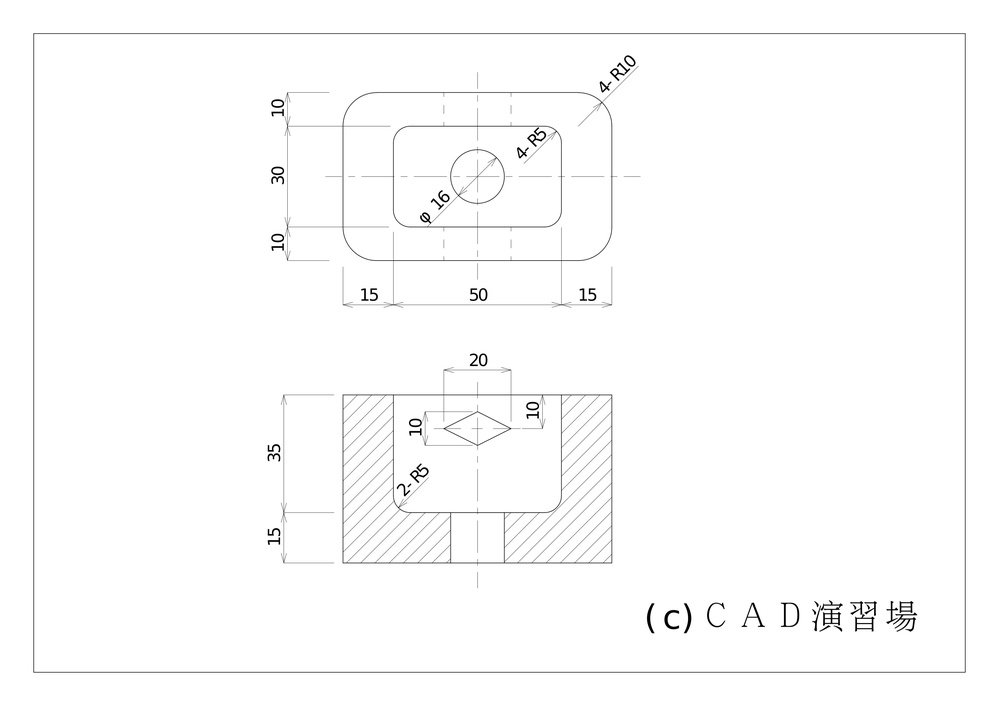
#> input picture backend/media/documents/g5-3.jpg, 999 x 706 px, shrunk from 3289 x 2325 before the run
$ python -i image_processor2.py   (imports and definitions only)
#> lines starting #> are read from the running program, lines starting #| are printed output that depends on the picture
import fitz  # pymupdf
import cv2
import numpy as np
from PIL import Image
import os

class ImageProcessor:
    """
    يستقبل PDF أو JPG أو PNG
    يرجع صورة نظيفة جاهزة لـ Gemini
    """

    SUPPORTED_FORMATS = [".pdf", ".png", ".jpg", ".jpeg"]

    def __init__(self, dpi: int = 300):
        self.dpi = dpi  # دقة تحويل PDF → صورة

    # ─────────────────────────────────────────
    # الدالة الرئيسية — هي التي ستستدعيها دائماً
    # ─────────────────────────────────────────
    def process(self, file_path: str) -> list[Image.Image]:
        """
        المدخل : مسار الملف (PDF/PNG/JPG)
        المخرج : قائمة صور PIL جاهزة لـ Gemini
        """
        if not os.path.exists(file_path):
            raise FileNotFoundError(f"الملف غير موجود: {file_path}")

        ext = os.path.splitext(file_path)[1].lower()

        if ext not in self.SUPPORTED_FORMATS:
            raise ValueError(f"صيغة غير مدعومة: {ext}")

        if ext == ".pdf":
            images = self._pdf_to_images(file_path)
        else:
            images = self._load_image(file_path)

        # تنظيف وتحسين كل صورة
        processed = [self._enhance(img) for img in images]

        print(f"✅ تمت المعالجة: {len(processed)} صورة من '{os.path.basename(file_path)}'")
        return processed

    # ─────────────────────────────────────────
    # PDF → قائمة صور
    # ─────────────────────────────────────────
    def _pdf_to_images(self, pdf_path: str) -> list[Image.Image]:
        images = []
        doc = fitz.open(pdf_path)
        zoom = self.dpi / 72  # 72 هو الـ DPI الافتراضي لـ PDF
        matrix = fitz.Matrix(zoom, zoom)

        for page_num in range(len(doc)):
            page = doc[page_num]
            pixmap = page.get_pixmap(matrix=matrix)
            img = Image.frombytes("RGB", [pixmap.width, pixmap.height], pixmap.samples)
            images.append(img)
            print(f"  → صفحة {page_num + 1}/{len(doc)} تم تحويلها")

        doc.close()
        return images

    # ─────────────────────────────────────────
    # JPG/PNG → قائمة صورة واحدة
    # ─────────────────────────────────────────
    def _load_image(self, image_path: str) -> list[Image.Image]:
#> called with image_path = '../../media/documents/g5-3.jpg'
        img = Image.open(image_path).convert("RGB")
#> in process, `images = self._load_image(file_path)`: images = 1 item
        return [img]

    # ─────────────────────────────────────────
    # تحسين جودة الصورة للـ OCR والـ Vision
    # ─────────────────────────────────────────
    def _enhance(self, pil_image: Image.Image) -> Image.Image:
        # PIL → OpenCV
        img_cv = cv2.cvtColor(np.array(pil_image), cv2.COLOR_RGB2BGR)

        # تحويل لـ Grayscale
        gray = cv2.cvtColor(img_cv, cv2.COLOR_BGR2GRAY)
#> gray is the input picture: shape (706, 999); min 0, max 255, mean 251.9

        # رفع التباين
        clahe = cv2.createCLAHE(clipLimit=2.0, tileGridSize=(8, 8))
        enhanced = clahe.apply(gray)

        # إزالة الضوضاء
        denoised = cv2.fastNlMeansDenoising(enhanced, h=10)

        # تحسين الحدة
        kernel = np.array([[0, -1, 0],
                           [-1, 5, -1],
                           [0, -1, 0]])
        sharpened = cv2.filter2D(denoised, -1, kernel)
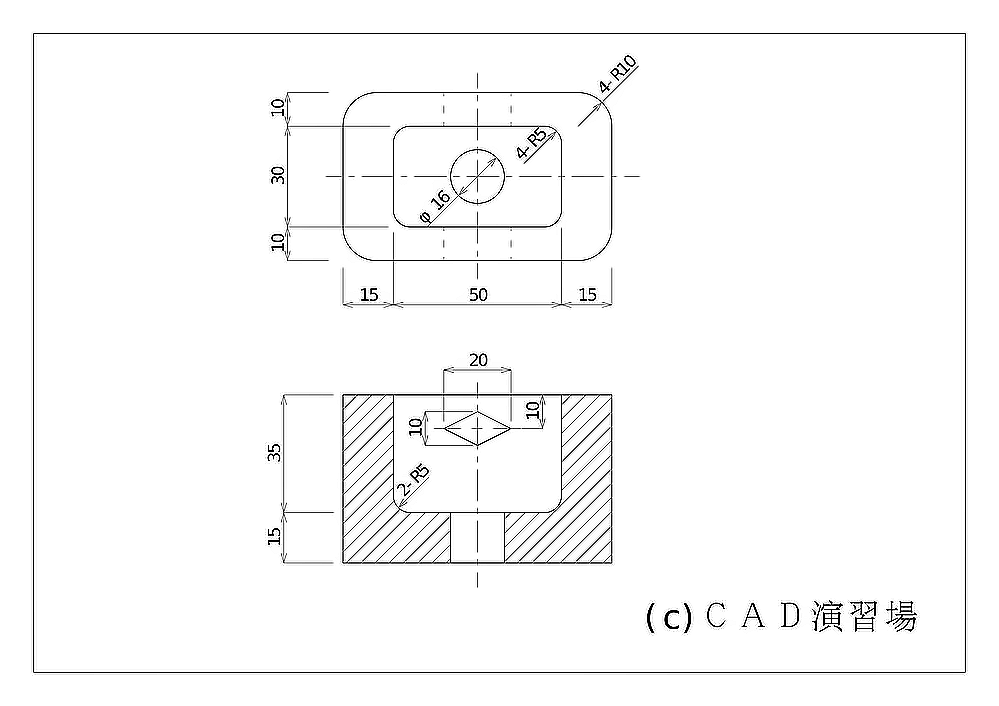
#> sharpened: shape (706, 999); min 0, max 255, mean 249.3

        # OpenCV → PIL
        result = Image.fromarray(sharpened)
        return result

    # ─────────────────────────────────────────
    # حفظ الصور المعالجة (اختياري للمراجعة)
    # ─────────────────────────────────────────
    def save(self, images: list[Image.Image], output_dir: str, prefix: str = "page") -> list[str]:
        os.makedirs(output_dir, exist_ok=True)
        paths = []
        for i, img in enumerate(images):
            path = os.path.join(output_dir, f"{prefix}_{i+1}.png")
            img.save(path)
            paths.append(path)
            print(f"  💾 حُفظت: {path}")
        return paths

>>> result = ImageProcessor().process('../../media/documents/g5-3.jpg')
#| ✅ تمت المعالجة: 1 صورة من 'g5-3.jpg'
#> result = 1 item

$ run again, on backend/media/documents/p29-03.jpg
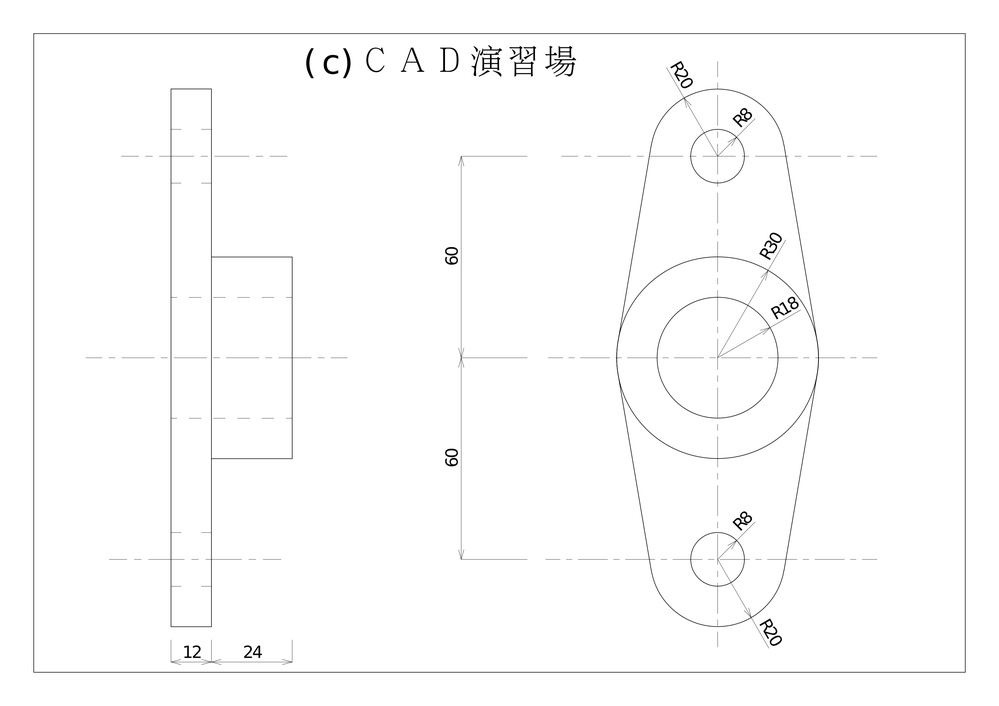
#> input picture backend/media/documents/p29-03.jpg, 999 x 706 px, shrunk from 3289 x 2325 before the run
#> images = 1 item
#> in _enhance, gray is the input picture: shape (706, 999); min 0, max 255, mean 252
#> in _enhance, `sharpened = cv2.filter2D(denoised, -1, kernel)`:
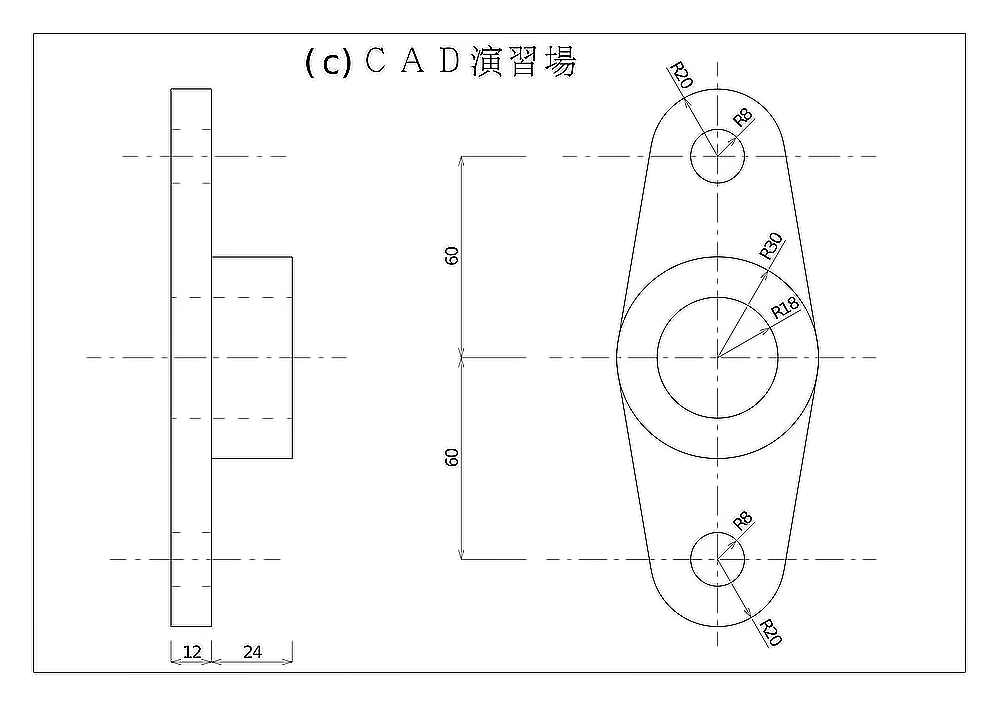
#> sharpened: shape (706, 999); min 0, max 255, mean 249.8
#| ✅ تمت المعالجة: 1 صورة من 'p29-03.jpg'

$ run again, on backend/media/documents/g1-3.png
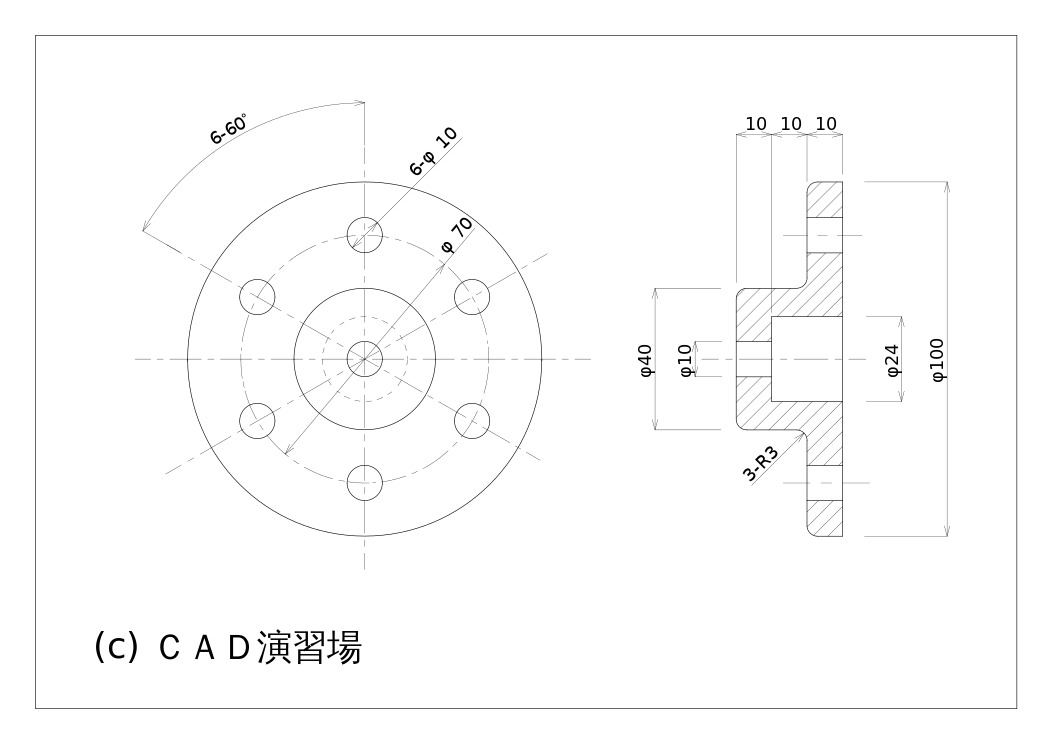
#> input picture backend/media/documents/g1-3.png, 1052 x 744 px
#> images = 1 item
#> in _enhance, gray is the input picture: shape (744, 1052); min 0, max 255, mean 251.8
#> in _enhance, `sharpened = cv2.filter2D(denoised, -1, kernel)`:
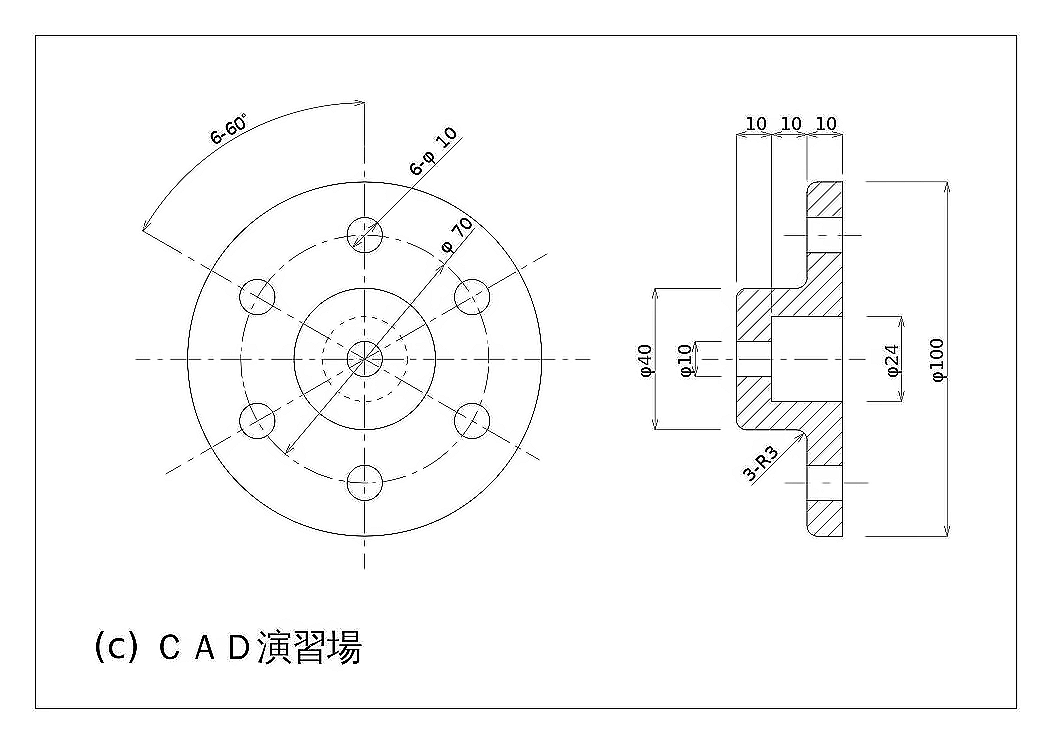
#> sharpened: shape (744, 1052); min 0, max 255, mean 249.4
#| ✅ تمت المعالجة: 1 صورة من 'g1-3.png'
